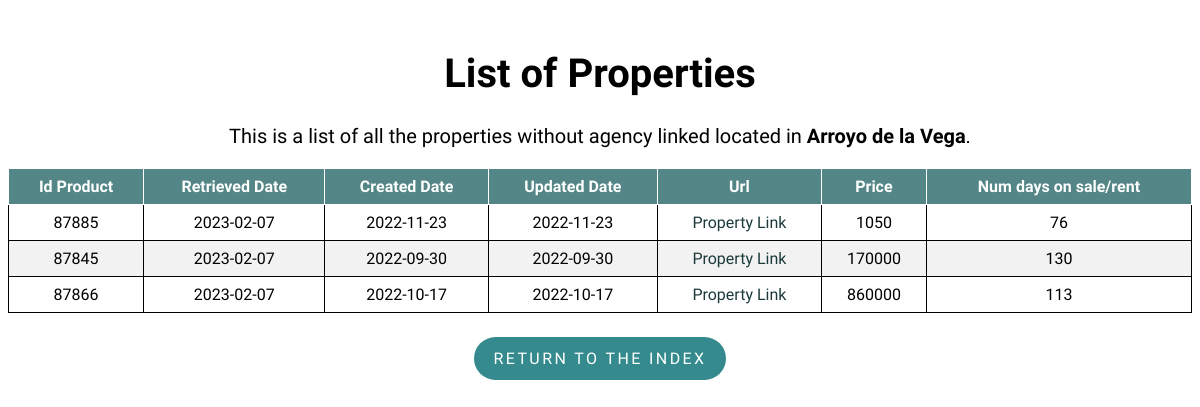
Before: /property/Arroyo de la Vega with the older database file.
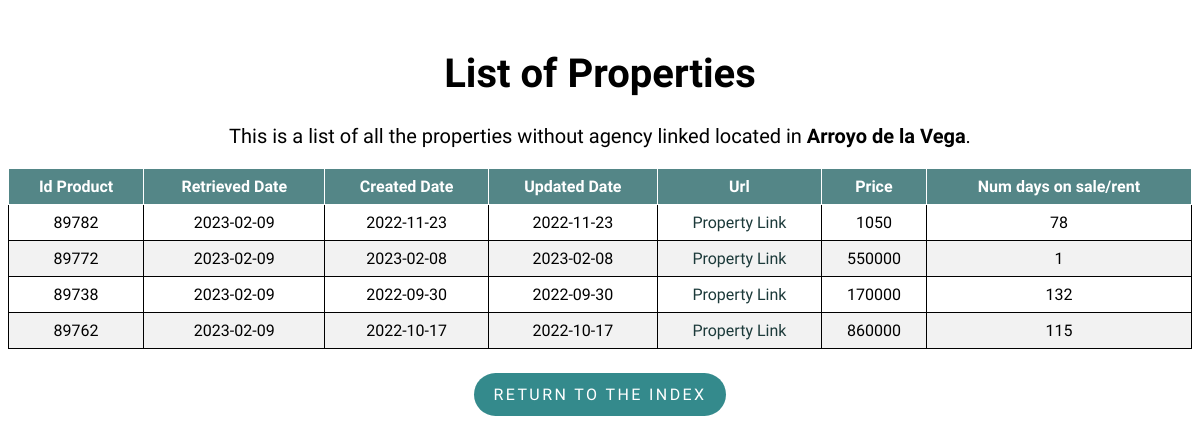
After: the same page with the newer database file.
### flask-app/read_db.py (models this page shows)
class Property(db.Model):
    __tablename__ = 'properties'
    id_product = db.Column(db.Integer, primary_key=True)
    retrieved_date = db.Column(db.Date)
    created_date = db.Column(db.Date)
    url = db.Column(db.Text)
    mobile = db.Column(db.Integer)
    agency = db.Column(db.Text)
    real_estate_id = db.Column(db.Integer)
    price = db.Column(db.Integer)
    type_id = db.Column(db.Integer)
    trans_type_id = db.Column(db.Integer)
    location = db.Column(db.Text)
    num_days = db.Column(db.Integer)
    updated_date = db.Column(db.Date)

### flask-app/read_db.py (the view)
@app.route('/property/<location>', methods=['GET', 'POST'])
def property(location):
    properties = Property.query.filter_by(
        type_id=1, location=location).order_by(Property.url).distinct()
    return render_template('list.html', properties=properties, location=location)

### flask-app/templates/list.html (shortened to what this page needs)
<!DOCTYPE html>
<html lang="en">
<head>
    <link rel="stylesheet" type="text/css" href="{{ url_for('static', filename='styles/style.css') }}">
    <link rel="stylesheet" type="text/css" href="{{ url_for('static', filename='styles/tablesort.css') }}">
</head>
<body>
    <h1 class="list_header" style="font-size:40px;">List of Properties</h1>
    <p class="list_header" style="margin-top: 25px;font-size:20px;">This is a list of all the properties without agency linked located in
        <strong>{{ location }}</strong>.
    </p>
    <table class="table table-sortable">
        <thead>
            <tr>
                <th>Id Product</th>
                <th>Retrieved Date</th>
                <th>Created Date</th>
                <th>Updated Date</th>
                <th>Url</th>
                <th>Price</th>
                <th>Num days on sale/rent</th>
            </tr>
        </thead>
        <tbody>
            {% for property in properties %}
            <tr>
                <td>{{ property.id_product }}</td>
                <td>{{ property.retrieved_date }}</td>
                <td>{{ property.created_date }}</td>
                <td>{{ property.updated_date }}</td>
                <td>
                    <a class="property_link" href={{ property.url }}>Property Link</a>
                </td>
                <td><a>{{ property.price }}</a></td>
                <td>{{ property.num_days }}</td>
            </tr>
            {% endfor %}
        </tbody>
    </table>
    <div class = "btn_container">
        <p class="return_btn"><a class = "btn_link" href="{{ url_for('index') }}">Return to the index</a></p>
    </div>
</body>
</html>

### flask-app/static/styles/style.css (style rules this page uses)
body { font-family: 'Muli','Open Sans','Open Sans-fallback',sans-serif; }
table, th, td { border: 1px solid; }
table { width: 100%; border-collapse: collapse; }
th, td { text-align: center; padding: 8px; }
tr:nth-child(even) { background-color: #f2f2f2 }
th { background-color: rgb(84, 134, 135); color: white; }
.index_header, .list_header { margin-top: 50px; text-align: center; }
a.property_link { text-decoration: none; }
a.property_link:link, a.property_link:visited { color: rgb(28, 58, 58); }
.return_btn { display: inline-block; padding: .75rem 1.25rem; border-radius: 10rem; text-transform: uppercase; font-size: 1rem; letter-spacing: .15rem; transition: all .3s; position: relative; overflow: hidden; z-index: 1; background-color: rgb(52, 138, 140); }
.btn_link { text-decoration: none; color: #fff; }
.btn_container { margin-top: 8px; display: flex; justify-content: center; align-items: center; }

### flask-app/static/styles/tablesort.css (style rules this page uses)
.table-sortable th { cursor: pointer; }

Changed rows visible on the page:
removed Property: id_product "87885", retrieved_date "2023-02-07", created_date "2022-11-23", updated_date "2022-11-23", price "1050", num_days "76"
removed Property: id_product "87845", retrieved_date "2023-02-07", created_date "2022-09-30", updated_date "2022-09-30", price "170000", num_days "130"
removed Property: id_product "87866", retrieved_date "2023-02-07", created_date "2022-10-17", updated_date "2022-10-17", price "860000", num_days "113"
added Property: id_product "89782", retrieved_date "2023-02-09", created_date "2022-11-23", updated_date "2022-11-23", price "1050", num_days "78"
added Property: id_product "89772", retrieved_date "2023-02-09", created_date "2023-02-08", updated_date "2023-02-08", price "550000", num_days "1"
added Property: id_product "89738", retrieved_date "2023-02-09", created_date "2022-09-30", updated_date "2022-09-30", price "170000", num_days "132"
added Property: id_product "89762", retrieved_date "2023-02-09", created_date "2022-10-17", updated_date "2022-10-17", price "860000", num_days "115"
